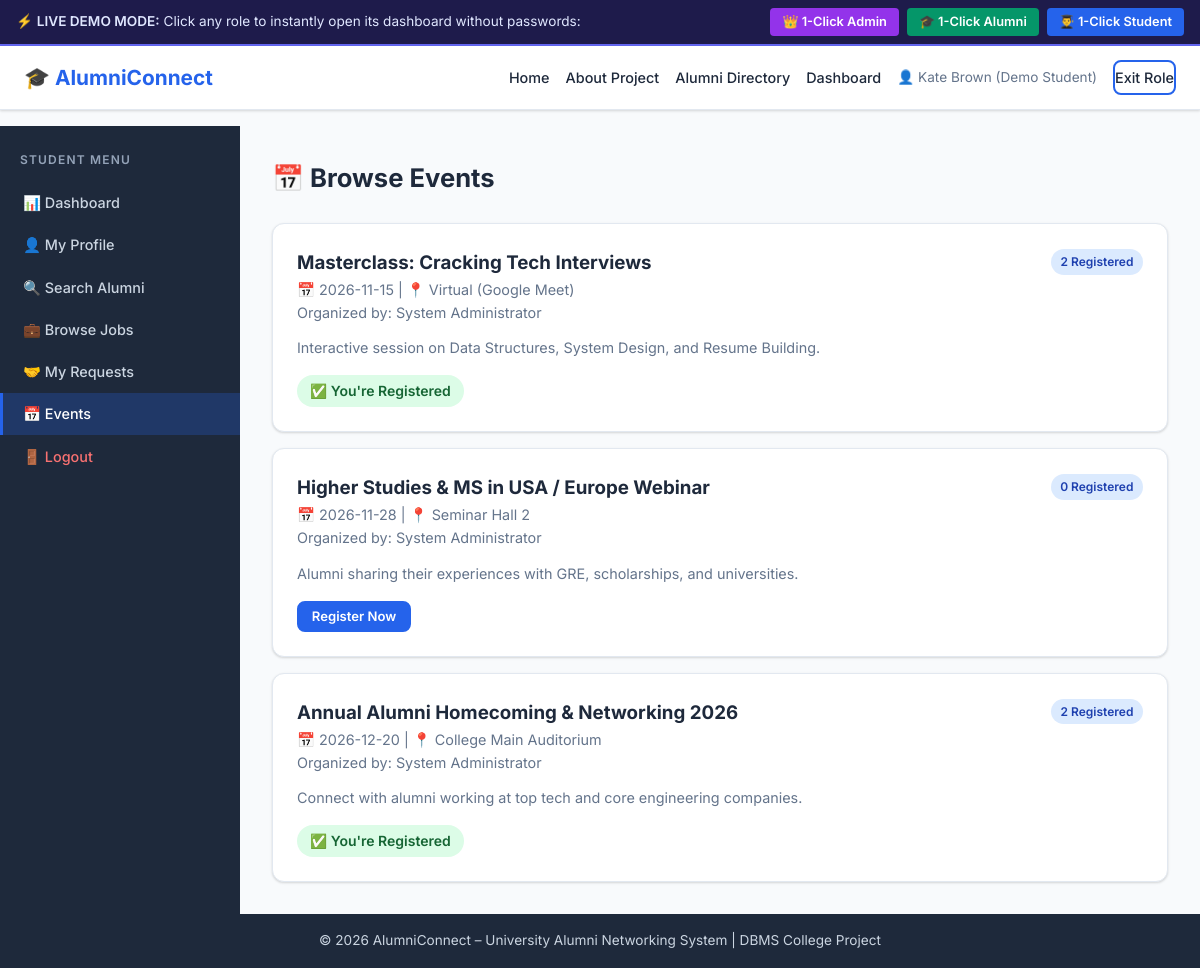
Screenshot of /student/events with the database file from the repository.
### tables this page shows
CREATE TABLE Event (
        event_id    INTEGER PRIMARY KEY AUTOINCREMENT,
        event_name  TEXT NOT NULL,
        description TEXT,
        event_date  DATE NOT NULL,
        venue       TEXT,
        created_by  INTEGER NOT NULL,
        FOREIGN KEY (created_by) REFERENCES Users(user_id)
    );

### routes/student.py (the view)
@student_bp.route('/events')
@student_required
def browse_events():
    events = execute_query("""
        SELECT e.event_id, e.event_name, e.description, e.event_date, e.venue,
               u.full_name AS organizer,
               COUNT(er.registration_id) AS reg_count
        FROM Event e
        JOIN Users u ON e.created_by = u.user_id
        LEFT JOIN Event_Registration er ON e.event_id = er.event_id
        GROUP BY e.event_id
        ORDER BY e.event_date ASC
    """, fetch=True) or []
    registered = execute_query("SELECT event_id FROM Event_Registration WHERE user_id=%s", (session.get('user_id', 10),), fetch=True) or []
    registered_ids = {row['event_id'] for row in registered}
    return render_template('student/browse_events.html', events=events, registered_ids=registered_ids)

### database/db_connection.py (called while the page is built, shortened)
def get_sqlite_connection():
    conn = sqlite3.connect(SQLITE_DB_PATH)
    conn.row_factory = sqlite3.Row
    conn.execute("PRAGMA foreign_keys = ON;")
    return conn

def get_db_connection():
    global USE_SQLITE
    return get_sqlite_connection()

### routes/student.py (called while the page is built)
def student_required(f):
    @wraps(f)
    def decorated(*args, **kwargs):
        if 'user_id' not in session or session.get('role') != 'student':
            session['user_id'] = 10
            session['full_name'] = 'Kate Brown (Demo Student)'
            session['role'] = 'student'
            session['email'] = 'kate.brown@example.com'
        return f(*args, **kwargs)
    return decorated

### templates/student/browse_events.html (shortened to what this page needs)
{% extends "base.html" %}
{% block content %}
<div class="dashboard-layout">
    <aside class="sidebar">
        <h3 class="sidebar-title">Student Menu</h3>
        <ul class="sidebar-menu">
            <li><a href="{{ url_for('student.dashboard') }}">📊 Dashboard</a></li>
            <li><a href="{{ url_for('student.edit_profile') }}">👤 My Profile</a></li>
            <li><a href="{{ url_for('student.search_alumni') }}">🔍 Search Alumni</a></li>
            <li><a href="{{ url_for('student.browse_jobs') }}">💼 Browse Jobs</a></li>
            <li><a href="{{ url_for('student.my_mentorship') }}">🤝 My Requests</a></li>
            <li><a href="{{ url_for('student.browse_events') }}" class="active">📅 Events</a></li>
            <li><a href="{{ url_for('auth.logout') }}" class="logout-link">🚪 Logout</a></li>
        </ul>
    </aside>
    <div class="dashboard-main">
        <div class="dashboard-header"><h1>📅 Browse Events</h1></div>
        {% if events %}
        <div class="events-list">
            {% for e in events %}
            <div class="event-card">
                <div class="event-header">
                    <div>
                        <h3>{{ e.event_name }}</h3>
                        <p class="text-muted">📅 {{ e.event_date }} | 📍 {{ e.venue or 'TBA' }}</p>
                        <p class="text-muted">Organized by: {{ e.organizer }}</p>
                    </div>
                    <div class="event-stats">
                        <span class="badge badge-info">{{ e.reg_count }} Registered</span>
                    </div>
                </div>
                {% if e.description %}
                <p class="event-desc">{{ e.description }}</p>
                {% endif %}
                <div style="margin-top:1rem;">
                    {% if e.event_id in registered_ids %}
                    <span class="badge badge-success badge-lg">✅ You're Registered</span>
                    {% else %}
                    <form method="POST" action="{{ url_for('student.register_event', event_id=e.event_id) }}" style="display:inline;">
                        <button type="submit" class="btn btn-sm">Register Now</button>
                    </form>
                    {% endif %}
                </div>
            </div>
            {% endfor %}
        </div>
        {% else %}
        <div class="empty-state">
            <div class="empty-icon">📅</div>
            <h3>No events scheduled at the moment.</h3>
        </div>
        {% endif %}
    </div>
</div>
{% endblock %}

### static/css/style.css (style rules this page uses)
:root { --primary: #2563eb; --primary-dk: #1d4ed8; --secondary: #7c3aed; --success: #16a34a; --warning: #d97706; --danger: #dc2626; --info: #0891b2; --teal: #0f766e; --bg: #f8fafc; --surface: #ffffff; --border: #e2e8f0; --text: #1e293b; --text-muted: #64748b; --sidebar-bg: #1e293b; --sidebar-text: #cbd5e1; --radius: 8px; --radius-lg: 12px; --shadow: 0 1px 3px rgba(0,0,0,.1), 0 1px 2px rgba(0,0,0,.06); --shadow-md: 0 4px 6px rgba(0,0,0,.07), 0 2px 4px rgba(0,0,0,.06); --shadow-lg: 0 10px 15px rgba(0,0,0,.1), 0 4px 6px rgba(0,0,0,.05); }
*, *::before, *::after { box-sizing: border-box; margin: 0; padding: 0; }
html { font-size: 16px; scroll-behavior: smooth; }
body { font-family: 'Inter', system-ui, -apple-system, sans-serif; background: var(--bg); color: var(--text); line-height: 1.6; min-height: 100vh; display: flex; flex-direction: column; }
a { color: var(--primary); text-decoration: none; }
textarea, input, select, button { font-family: inherit; }
.text-muted { color: var(--text-muted); font-size: 0.9rem; }
.btn { display: inline-flex; align-items: center; gap: 0.4rem; padding: 0.55rem 1.2rem; background: var(--primary); color: #fff; border: 2px solid var(--primary); border-radius: var(--radius); font-weight: 600; font-size: 0.9rem; cursor: pointer; transition: background .2s, color .2s, transform .1s; }
.btn-sm { padding: 0.35rem 0.8rem; font-size: 0.82rem; }
.dashboard-layout { display: flex; min-height: calc(100vh - 65px); }
.sidebar { width: 240px; min-height: 100%; flex-shrink: 0; background: var(--sidebar-bg); padding: 1.5rem 0; }
.sidebar-title { color: #94a3b8; font-size: 0.75rem; text-transform: uppercase; letter-spacing: 0.1em; font-weight: 600; padding: 0 1.25rem; margin-bottom: 0.75rem; }
.sidebar-menu { list-style: none; }
.sidebar-menu li a { display: block; padding: 0.6rem 1.25rem; color: var(--sidebar-text); font-weight: 500; font-size: 0.9rem; border-left: 3px solid transparent; transition: background .15s, border-color .15s; }
.sidebar-menu li a.active { background: rgba(37,99,235,.25); border-color: var(--primary); color: #fff; }
.sidebar-menu li a.logout-link { color: #f87171; }
.dashboard-main { flex: 1; padding: 2rem; overflow-y: auto; }
.dashboard-header { display: flex; align-items: center; justify-content: space-between; margin-bottom: 1.5rem; gap: 1rem; flex-wrap: wrap; }
.dashboard-header h1 { font-size: 1.6rem; font-weight: 700; }
.badge { display: inline-block; padding: 0.2rem 0.6rem; border-radius: 9999px; font-size: 0.75rem; font-weight: 600; }
.badge-success { background: #dcfce7; color: #166534; }
.badge-info { background: #dbeafe; color: #1e40af; }
.badge-lg { font-size: 0.875rem; padding: 0.3rem 0.8rem; }
.events-list { display: flex; flex-direction: column; gap: 1rem; }
.event-card { background: var(--surface); border: 1px solid var(--border); border-radius: var(--radius-lg); padding: 1.5rem; box-shadow: var(--shadow); }
.event-header { display: flex; justify-content: space-between; align-items: flex-start; gap: 1rem; margin-bottom: 0.75rem; }
.event-desc { color: var(--text-muted); font-size: 0.9rem; }

### rows the page displays
Event: event_name "Masterclass: Cracking Tech Interviews", event_date "2026-11-15", venue "Virtual (Google Meet)", organizer "System Administrator", reg_count "2", description "Interactive session on Data Structures, System Design, and Resume Building.", shows "✅ You're Registered"
Event: event_name "Higher Studies & MS in USA / Europe Webinar", event_date "2026-11-28", venue "Seminar Hall 2", organizer "System Administrator", reg_count "0", description "Alumni sharing their experiences with GRE, scholarships, and universities."
Event: event_name "Annual Alumni Homecoming & Networking 2026", event_date "2026-12-20", venue "College Main Auditorium", organizer "System Administrator", reg_count "2", description "Connect with alumni working at top tech and core engineering companies.", shows "✅ You're Registered"

### other values shown
{{ session.get('full_name', 'Guest') }} "Kate Brown (Demo Student)"
